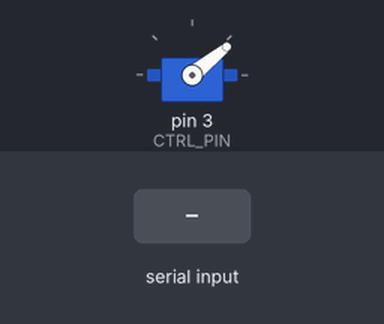
Recording of a sketch running on a simulated Arduino Uno, built with avr-gcc and run on an emulated ATmega328P. On the bench: servo. Inputs (shaded band) come from the test bench. Random numbers use the default seed unless the sketch sets one; what the sketch prints to the serial monitor is not drawn.

Above: at 1.25 s.
1.3 s: "m\n" received over Serial
At 3.45 s:
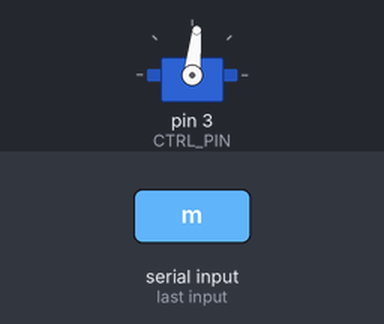
4.3 s: "?\n" received over Serial
7.3 s: "h\n" received over Serial
At 10.7 s:
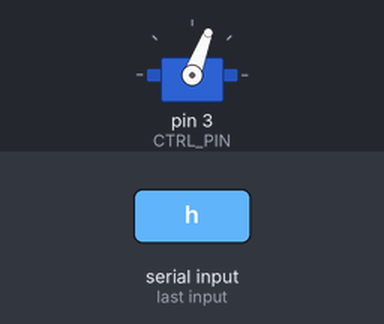
Timing chart, 0 to 16.3 s (numbered marks = the images above; inputs shaded):
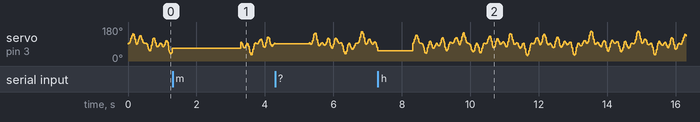

The sketch:

Crumpled_paper.ino
```cpp
/*
   Three-frequency driver for EMAX ES9256 II HV
   • ampScale 0…1 (1 = full 1500→1900 µs throw)
   • freqMult >0
   • waveform: 0 sine | 1 square | 2 random
   • randPeriod: period for random wave updates (ms)
*/

#include <Servo.h>

#define CTRL_PIN        3
const int MIN_US = 800;        // neutral / start of travel
const int MAX_US = 2200;        // full positive travel
const unsigned long STEP_MS = 5;
const int SLEW_US = 500;

// base frequencies [Hz]
const float f1 = 2.11, f2 = 3.73, f3 = 4.33;

Servo servo;
unsigned long t0, tLast;
float  freqMult = 0.5;
float  ampScale = 1;          // 0 … 1
int    pulse    = MIN_US;

// Random wave control
unsigned long randPeriod = 500;    // ms between random value updates
unsigned long tLastRandom = 0;     // last time random value was updated
float currentRandomValue = 0;      // current random value (-1 to 1)

enum Wave { W_SINE, W_SQUARE, W_RANDOM } mode = W_SINE;

// ---------- helpers ----------
float squareWave(float freq, float tSec) {
  return (fmodf(tSec * freq, 1.0f) < 0.5f) ?  1.0f : -1.0f;
}

float getRandomWave(unsigned long now) {
  // Check if it's time to update the random value
  if (now - tLastRandom >= randPeriod) {
    tLastRandom = now;
    currentRandomValue = random(-1000, 1000) / 1000.0f;  // −1 … +1
  }
  return currentRandomValue;
}

float composite(float tSec, unsigned long now) {
  switch (mode) {
    case W_SQUARE:
      return squareWave(f1 * freqMult, tSec) *
             squareWave(f2 * freqMult, tSec) *
             squareWave(f3 * freqMult, tSec);
    case W_RANDOM:
      return getRandomWave(now);
    default: // W_SINE
      return sinf(TWO_PI * f1 * freqMult * tSec) *
             sinf(TWO_PI * f2 * freqMult * tSec) *
             sinf(TWO_PI * f3 * freqMult * tSec);
  }
}

/* ---- unipolar mapping for ES9256 (0…1 → 1500…1900 µs) ---- */
inline int sigToPulse(float sig /* −1…+1 */) {
  float uni = (sig * ampScale + 1.0f) * 0.5f;        // 0…1
  return MIN_US + (int)(uni * (MAX_US - MIN_US));
}

// ---------- serial control ----------
void parseSerial() {
  if (!Serial.available()) return;
  String cmd = Serial.readStringUntil(' ');
  cmd.trim();

  if (cmd == "m") {
    float k = Serial.parseFloat();
    if (k > 0) freqMult = k;
  }
  else if (cmd == "a") {
    float k = Serial.parseFloat();
    ampScale = constrain(k, 0.0f, 1.0f);
  }
  else if (cmd == "w") {
    int w = Serial.parseInt();
    if (w >= 0 && w <= 2) mode = (Wave)w;
  }
  else if (cmd == "r") {
    unsigned long p = Serial.parseInt();
    if (p >= 10) randPeriod = p;  // minimum 10ms
  }
  else if (cmd == "?") {
    Serial.print(F("freqMult=")); Serial.print(freqMult, 3);
    Serial.print(F("  ampScale=")); Serial.print(ampScale, 3);
    Serial.print(F("  waveform=")); Serial.print((int)mode);
    Serial.print(F("  randPeriod=")); Serial.print(randPeriod);
    Serial.println(F(" ms"));
  }
  else if (cmd == "h" || cmd == "help") {
    Serial.println(F("Commands:"));
    Serial.println(F("  m <freq>   - Set frequency multiplier (>0)"));
    Serial.println(F("  a <scale>  - Set amplitude scale (0-1)"));
    Serial.println(F("  w <mode>   - Set waveform (0=sine, 1=square, 2=random)"));
    Serial.println(F("  r <ms>     - Set random wave period (≥10 ms)"));
    Serial.println(F("  ?          - Show current settings"));
    Serial.println(F("  h/help     - Show this help"));
  }
}

// ---------- Arduino life-cycle ----------
void setup() {
  servo.attach(CTRL_PIN);
  Serial.begin(115200);
  randomSeed(analogRead(A0));
  t0 = millis();
  tLastRandom = t0;

  Serial.println(F("Servo Controller Ready. Type 'help' for commands."));
}

void loop() {
  parseSerial();

  unsigned long now = millis();
  if (now - tLast < STEP_MS) return;
  tLast = now;

  float sig  = composite((now - t0) / 1000.0f, now);   // −1…+1
  int   tgt  = sigToPulse(sig);

  // slew-rate limiter
  pulse += constrain(tgt - pulse, -SLEW_US, SLEW_US);
  servo.writeMicroseconds(pulse);
}
```
